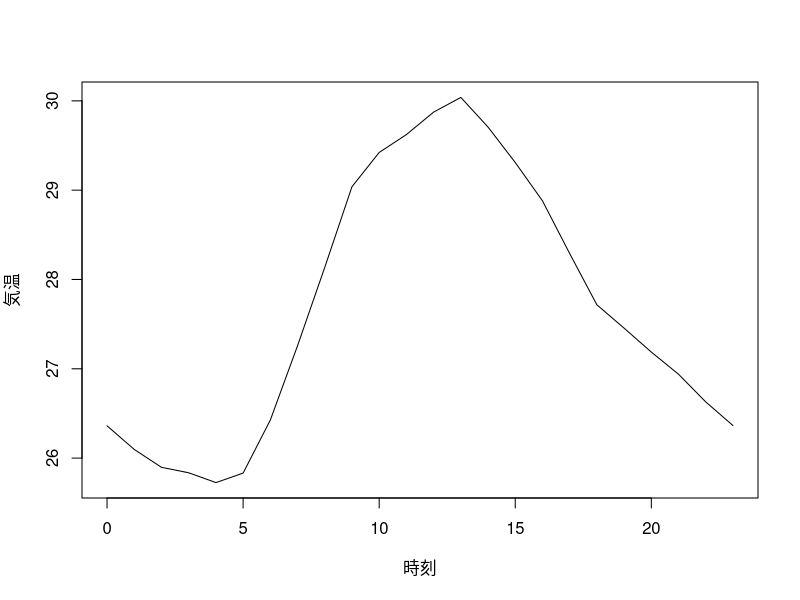

Here is the R script that generated this plot:
### sample_4_1.r
### ノンパラメトリック回帰

data <- read.csv("data_4_1.csv") # データの読み込み
mx <- numeric(24) # 回帰関数m(x)の準備

for (i in 0:23) {
  # 時刻によるグループ分け
  group <- data[data$time == i,] # 時刻=iのグループの抜き出し
  mx[i + 1] <- mean(group$temp) # グループ内で気温の平均値を計算
}
plot(0:23, mx, type = 'l', xlab = "時刻", ylab = "気温") # 描画
